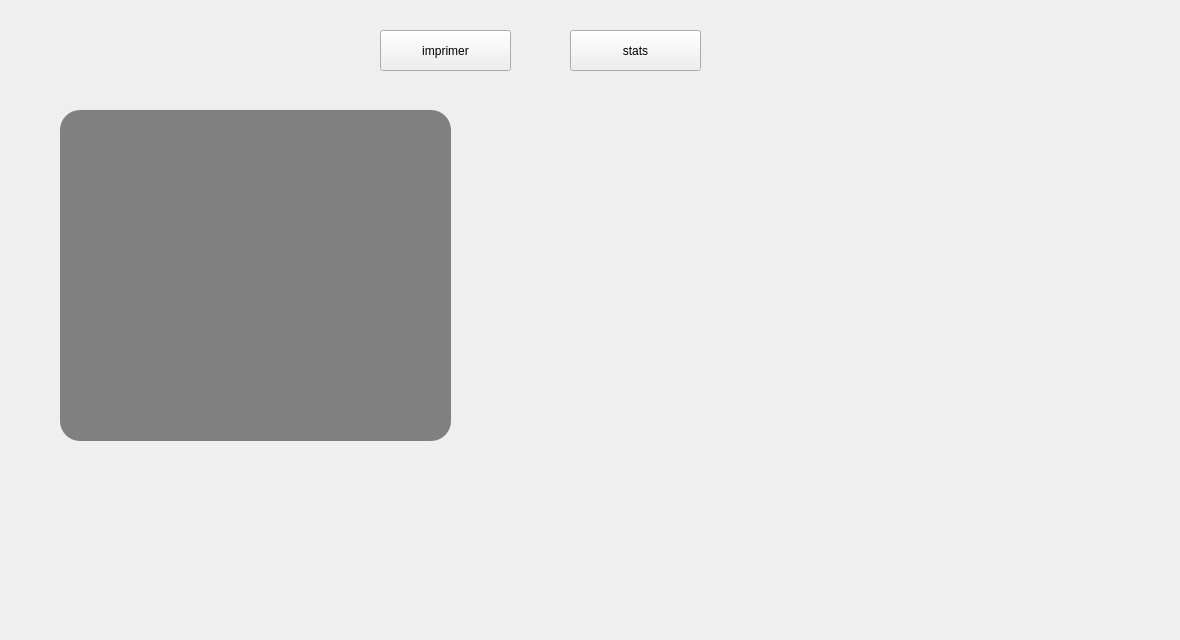
      <widget class="QWidget" name="tab_26">
       <attribute name="title">
        <string>stats/pdf</string>
       </attribute>
       <widget class="QGraphicsView" name="graphicsView">
        <property name="geometry">
         <rect>
          <x>60</x>
          <y>110</y>
          <width>391</width>
          <height>331</height>
         </rect>
        </property>
        <property name="styleSheet">
         <string notr="true">border-radius: 20px;
background-color: grey;
</string>
        </property>
       </widget>
       <widget class="QPushButton" name="stats_2">
        <property name="geometry">
         <rect>
          <x>570</x>
          <y>30</y>
          <width>131</width>
          <height>41</height>
         </rect>
        </property>
        <property name="styleSheet">
         <string notr="true">QPushButton

{
	background-color: rgb(72, 78, 86);
	border-style: outset;
    border-width: 2px;
    border-radius:20px;
    border-color: beige;
    font: bold 14px;;
    padding: 6px;
	color: rgb(255, 255, 255);

}

QPushButton:hover

{
	background-color: rgb(106, 227, 231);
	color: rgb(0, 0, 0);
	gridline-color: rgb(94, 118, 255);
}

QPushButton:pressed</string>
        </property>
        <property name="text">
         <string>stats</string>
        </property>
       </widget>
       <widget class="QPushButton" name="imp">
        <property name="geometry">
         <rect>
          <x>380</x>
          <y>30</y>
          <width>131</width>
          <height>41</height>
         </rect>
        </property>
        <property name="styleSheet">
         <string notr="true">QPushButton

{
	background-color: rgb(72, 78, 86);
	border-style: outset;
    border-width: 2px;
    border-radius:20px;
    border-color: beige;
    font: bold 14px;;
    padding: 6px;
	color: rgb(255, 255, 255);

}

QPushButton:hover

{
	background-color: rgb(106, 227, 231);
	color: rgb(0, 0, 0);
	gridline-color: rgb(94, 118, 255);
}

QPushButton:pressed</string>
        </property>
        <property name="text">
         <string>imprimer</string>
        </property>
       </widget>
       <widget class="QLabel" name="back5_13">
        <property name="geometry">
         <rect>
          <x>0</x>
          <y>0</y>
          <width>1171</width>
          <height>631</height>
         </rect>
        </property>
        <property name="text">
         <string/>
        </property>
        <property name="pixmap">
         <pixmap>bg.png</pixmap>
        </property>
       </widget>
       <zorder>back5_13</zorder>
       <zorder>graphicsView</zorder>
       <zorder>stats_2</zorder>
       <zorder>imp</zorder>
      </widget>
